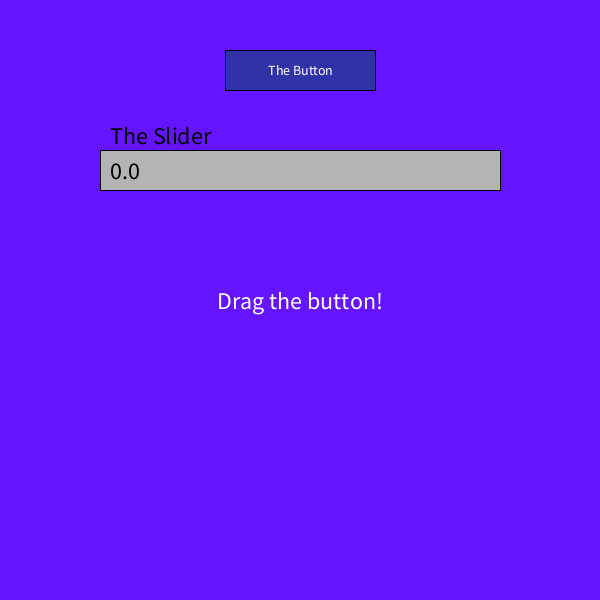
Frame 1 (no input)
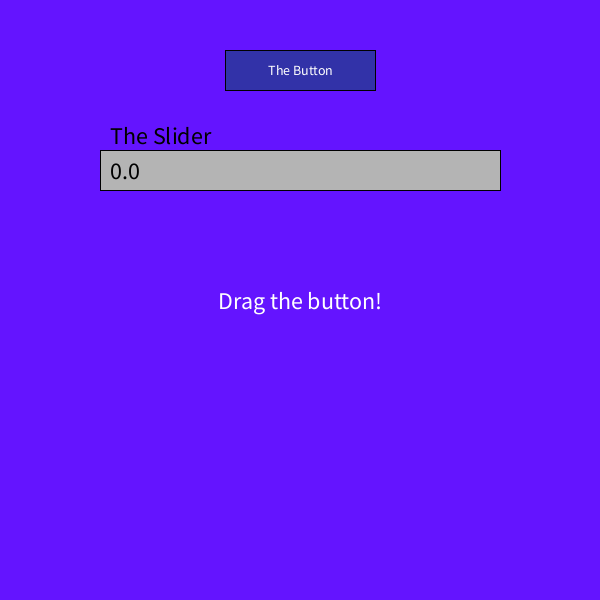
Frame 60 (the mouse pressed at the canvas centre just before this capture)
Frame 120 (the mouse held since frame 60 and released just before this capture): identical to frame 60, image omitted

The Processing sketch that drew these frames (run headless with seeded random() and noise(); from frame 60 on, the mouse is pressed at the canvas centre):

// Processing sketch: KTGUI_Slider_Processing_Example
// ── KTGUI_Slider_Processing_Example.pde
import java.util.*;

KTGUI ktgui;
Button btn;
Slider slider;

/**********************************************************************************************************************
 *
 *********************************************************************************************************************/
void setup() {
  size(600, 600);

  // instance of the KTGUI class
  ktgui = new KTGUI(this);

  // instance of the KTGUI 'Button' component
  btn = ktgui.createButton(width/2 - 75, 50, 150, 40);
  btn.setTitle("The Button");
  btn.addEventAdapters(new KTGUIEventAdapter() {
    // we can override only those callback methods which we really need
    public void onMousePressed() {
      println("MousePressedEvent message from Button Callback!");
      btn.setTitle(btn.isPressed ? "Pressed" : "The Button");
    }
    // we can override only those callback methods which we really need
    public void onMouseReleased() {
      println("MouseReleasedEvent message from Button Callback!");
      btn.setTitle(btn.isPressed ? "The Button" : "Released");
    }
    // we can override only those callback methods which we really need
    public void onMouseMoved() {
      println("MouseMovedEvent message from Button Callback!");
      btn.setTitle(btn.isHovered ? "Hovered" : "The Button");
    }
    // we can override only those callback methods which we really need
    public void onMouseDragged() {
      println("MouseDraggedEvent message from Button Callback!");
      if (btn.isPressed) {
        btn.setTitle("Dragged");
        btn.posx += mouseX - pmouseX;
        btn.posy += mouseY - pmouseY;
      } else {
        btn.setTitle("The Button");
      }
    }
  }
  );

  // instance of the KTGUI 'Button' component
  slider = ktgui.createSlider(width/2 - 200, 150, 400, 40, 0, 1000);
  slider.setTitle("The Slider");
  slider.addEventAdapters(new KTGUIEventAdapter() {
    // we can override only those callback methods which we really need
    public void onMousePressed() {
      println("MousePressedEvent message from Slider Callback!");
      slider.setTitle(slider.isPressed ? "Pressed" : "The Slider");
      if (slider.isPressed) {
        int sliderValue = (int)slider.getValue();
        int mappedPos = (int)map(sliderValue, slider.sr, slider.er, 0, width - btn.width);
        btn.posx = mappedPos;
      }
    }
    // we can override only those callback methods which we really need
    public void onMouseReleased() {
      println("MouseReleasedEvent message from Slider Callback!");
      slider.setTitle(slider.isPressed ? "The Slider" : "Released");
    }
    // we can override only those callback methods which we really need
    public void onMouseMoved() {
      println("MouseMovedEvent message from Slider Callback!");
      slider.setTitle(slider.isHovered ? "Hovered" : "The Slider");
    }
    // we can override only those callback methods which we really need
    public void onMouseDragged() {
      println("MouseDraggedEvent message from Slider Callback!");
      slider.setTitle(slider.isPressed ? "Dragged" : "The Slider");
      if (slider.isPressed) {
        int sliderValue = (int)slider.getValue();
        int mappedPos = (int)map(sliderValue, slider.sr, slider.er, 0, width - btn.width);
        btn.posx = mappedPos;
      }
    }
  }
  );
}

// no more need to include the draw() methods of each KTGUI components here
void draw() {
  background(100, 20, 255);
  pushStyle();
  textAlign(CENTER, CENTER);
  textSize(24);
  text("Drag the button!", width/2, height/2);
  popStyle();
}

/**********************************************************************************************************************
 * This abstract class should be extended by the KTGUI components (controllers)
 *********************************************************************************************************************/
abstract class KTGUIEventAdapter {
  void onMousePressed() {
  }
  void onMouseReleased() {
  }
  void onMouseMoved() {
  }
  void onMouseDragged() {
  }
  void onKeyReleased() {
  }
  void onKeyPressed() {
  }
}

/**********************************************************************************************************************
 * This class automatically receives events from PApplet when they happen.
 * Every KTGUI component (controller) should extend this class in order to be able to receive the mouse and keyboard 
 * events.
 * One should override only the 'needed' event methods. This allows to save time and decrease the amount of code.
 * One should always overridde the 'draw' method.
 *********************************************************************************************************************/
public abstract class Controller {
  String title;

  public void draw() {
  }
  public void processMouseMoved() {
  }
  public void processMousePressed() {
  }
  public void processMouseReleased() {
  }
  public void processMouseDragged() {
  }
  public void processKeyPressed() {
  }
  public void processKeyReleased() {
  }
  void setTitle(String title) {
    this.title = title;
  }
}


/************************************************************************************************
 *
 ************************************************************************************************/
class Slider extends Controller {
  int posx, posy;               // corner location
  int width, height;      // width and height   
  int sr, er;             // start and end of range
  int pos;                // 'real' slider position 
  float value;            // 'mapped' slider position

  boolean isPressed, isHovered;

  ArrayList<KTGUIEventAdapter> adapters;

  color BG_PASSIVE_COLOR = color(180);          // background 'passive' color
  color BG_HOVERED_COLOR = color(220);          // background 'hovered' color
  color FG_PASSIVE_COLOR = color(50, 180, 50); // foreground 'passive' color
  color FG_HOVERED_COLOR = color(50, 220, 50); // foreground 'hovered' color

  //-----------------------------------------------------------------------------------------------
  //
  //-----------------------------------------------------------------------------------------------
  Slider(int posx, int posy, int width, int height, int sr, int er) {
    this.posx = posx;
    this.posy = posy;
    this.width = width;
    this.height = height;
    this.sr = sr;
    this.er = er;
    title = "The Slider";
    updateHandlePositionFromMouse();
    updateValueFromHandlePosition();
    adapters = new ArrayList<KTGUIEventAdapter>();
  }

  //-----------------------------------------------------------------------------------------------
  //
  //-----------------------------------------------------------------------------------------------
  void draw() {
    pushMatrix();
    translate(posx, posy);
    pushStyle();
    fill(isHovered ? BG_HOVERED_COLOR : BG_PASSIVE_COLOR);
    rectMode(CORNER);
    rect(0, 0, this.width, this.height);
    fill(isHovered ? FG_HOVERED_COLOR : FG_PASSIVE_COLOR);
    rect(0, 0, pos, this.height);
    fill(0);
    textAlign(LEFT, CENTER);
    text(str(value), 10, height/2);
    textAlign(LEFT, BOTTOM);
    text(title, 10, -2);
    popStyle();
    popMatrix();
  }

  //-----------------------------------------------------------------------------------------------
  //
  //-----------------------------------------------------------------------------------------------
  void addEventAdapters(KTGUIEventAdapter adapter) {
    adapters.add(adapter);
  }

  //-----------------------------------------------------------------------------------------------
  //
  //-----------------------------------------------------------------------------------------------
  boolean isPointInside(int ptx, int pty) {
    boolean isInside = false;
    if (ptx > this.posx  && ptx < this.posx + this.width) {
      if (pty > this.posy && pty < this.posy + this.height ) {
        isInside = true;
      }
    }
    return isInside;
  }

  //-----------------------------------------------------------------------------------------------
  //
  //-----------------------------------------------------------------------------------------------
  float getValue() {
    return value;
  }

  //-----------------------------------------------------------------------------------------------
  //
  //-----------------------------------------------------------------------------------------------
  void setValue(float value) {
    this.value = value;
  }

  //-----------------------------------------------------------------------------------------------
  //
  //-----------------------------------------------------------------------------------------------
  int getPosition() {
    return pos;
  }

  //-----------------------------------------------------------------------------------------------
  //
  //-----------------------------------------------------------------------------------------------
  void setPosition(int pos) {
    this.pos = pos;
  }

  //-----------------------------------------------------------------------------------------------
  //
  //-----------------------------------------------------------------------------------------------
  void updateHandlePositionFromMouse() {
    pos = constrain(mouseX - posx, 0, this.width);
  }

  //-----------------------------------------------------------------------------------------------
  //
  //-----------------------------------------------------------------------------------------------
  void updateValueFromHandlePosition() {
    value = map(pos, 0, this.width, sr, er);
  }

  //-----------------------------------------------------------------------------------------------
  // process mouseMoved event received from PApplet
  //-----------------------------------------------------------------------------------------------
  void processMouseMoved() {
    if (isPointInside(mouseX, mouseY)) {
      isHovered = true;
    } else {
      isHovered = false;
    }

    for (KTGUIEventAdapter adapter : adapters) {
      adapter.onMouseMoved();
    }
  }

  //-----------------------------------------------------------------------------------------------
  // process mousePressed event received from PApplet
  //-----------------------------------------------------------------------------------------------
  void processMousePressed() {
    if (isHovered) {
      isPressed = true;
    } else {
      isPressed = false;
    }

    if (isPressed) {
      updateHandlePositionFromMouse();
      updateValueFromHandlePosition();
    }

    for (KTGUIEventAdapter adapter : adapters) {
      adapter.onMousePressed();
    }
  }

  //-----------------------------------------------------------------------------------------------
  // process mouseReleased event received from PApplet
  //-----------------------------------------------------------------------------------------------
  void processMouseReleased() {
    isPressed = false;
    if (isHovered) {
      for (KTGUIEventAdapter adapter : adapters) {
        adapter.onMouseReleased();
      }
    }
  }

  //-----------------------------------------------------------------------------------------------
  // process mouseDragged event received from PApplet
  //-----------------------------------------------------------------------------------------------
  void processMouseDragged() {
    if (isPressed) {
      updateHandlePositionFromMouse();
      updateValueFromHandlePosition();
    }
    for (KTGUIEventAdapter adapter : adapters) {
      adapter.onMouseDragged();
    }
  }
}


/**********************************************************************************************************************
 * This is an example of the KTGUI component (controller).
 * This class extends the 'Controller' class.
 * This class overrides only the 'mouse-related' methods of the 'Controller' class.
 * The object of this class can be 'Pressed', 'Hovered', 'Released' and 'Dragged'.
 *********************************************************************************************************************/
class Button extends Controller {
  int posx, posy;
  int width, height;
  boolean isPressed, isHovered;

  ArrayList<KTGUIEventAdapter> adapters;

  Button(int posx, int posy, int width, int height) {
    this.posx = posx;
    this.posy = posy;
    this.width = width;
    this.height = height;
    title = "Button";
    adapters = new ArrayList<KTGUIEventAdapter>();
  }

  void addEventAdapters(KTGUIEventAdapter adapter) {
    adapters.add(adapter);
  }

  void draw() {
    pushMatrix();
    translate(posx, posy);
    pushStyle();
    rectMode(CORNER);
    if (isHovered) {
      fill(KTGUI.COLOR_HOVERED);
    } else if (isPressed) {
      fill(KTGUI.COLOR_PRESSED);
    } else {
      fill(KTGUI.COLOR_PASSIVE);
    }
    rect(0, 0, this.width, this.height);
    fill(255);
    textAlign(CENTER, CENTER);
    textSize(14);
    text(title, this.width/2, this.height/2);
    popStyle();
    popMatrix();
  }

  // process mouseMoved event received from PApplet
  void processMouseMoved() {
    isHovered = isPointInside(mouseX, mouseY) ? true : false;
    for (KTGUIEventAdapter adapter : adapters) {
      adapter.onMouseMoved();
    }
  }

  // process mousePressed event received from PApplet
  void processMousePressed() {
    isPressed = isHovered;
    for (KTGUIEventAdapter adapter : adapters) {
      adapter.onMousePressed();
    }
  }

  // process mouseReleased event received from PApplet
  void processMouseReleased() {
    isPressed = false;
    if (isHovered) {
      for (KTGUIEventAdapter adapter : adapters) {
        adapter.onMouseReleased();
      }
    }
  }

  // process mouseDragged event received from PApplet
  void processMouseDragged() {
    for (KTGUIEventAdapter adapter : adapters) {
      adapter.onMouseDragged();
    }
  }

  boolean isPointInside(int x, int y) {
    boolean isInside = false;
    if (x > posx && x < posx + this.width) {
      if (y > posy && y < posy + this.height) {
        isInside = true;
      }
    }
    return isInside;
  }
}

/**********************************************************************************************************************
 * This class is used to 'transfer' the 'draw', 'mouse' and 'keyboard' events from PApplet to KTGUI components 
 * (controllers).
 * The main idea is to eliminate the need of adding the callback methods directly in the Processing's 'mouseXXXXX()' 
 * and 'keyXXXXX()' methods.
 * This class is used also as a factory to create the KTGUI components (controllers). 
 * When this class creates a KTGUI component it also automatically registers this component in components list.
 * When some event is received from PApplet, this class automatically iterates through all the components in the 
 * components list and 'transfers' the events to each component.
 *********************************************************************************************************************/
public class KTGUI {
  PApplet pa;
  List<Controller> controllers;

  final static color COLOR_HOVERED = #3232FF;
  final static color COLOR_PASSIVE = #3232A8;
  final static color COLOR_PRESSED = #32C832;

  //-------------------------------------------------------------------------------------------------------------------
  // The constructor automatically registers the 'draw', 'mouseEvent' and 'keyEvent' of this class in PApplet's EDT 
  // thread.
  //-------------------------------------------------------------------------------------------------------------------
  public KTGUI(PApplet pa) {
    this.pa = pa;
    this.pa.registerMethod("draw", this);
    this.pa.registerMethod("mouseEvent", this);
    this.pa.registerMethod("keyEvent", this);

    controllers = new ArrayList<Controller>();
  }

  //-------------------------------------------------------------------------------------------------------------------
  // Transfer 'draw' event from PApplet to KTGUI components
  //-------------------------------------------------------------------------------------------------------------------
  void draw() {
    for (Controller controller : controllers) {
      controller.draw();
    }
  }

  //-------------------------------------------------------------------------------------------------------------------
  // This is a 'factory' method
  //-------------------------------------------------------------------------------------------------------------------
  Button createButton(int x, int y, int w, int h) {
    Button btn = new Button(x, y, w, h);
    registerController(btn);
    return btn;
  }

  //-------------------------------------------------------------------------------------------------------------------
  // This is a 'factory' method
  //-------------------------------------------------------------------------------------------------------------------
  Slider createSlider(int x, int y, int w, int h, int s, int e) {
    Slider slider = new Slider(x, y, w, h, s, e);
    registerController(slider);
    return slider;
  }

  //-------------------------------------------------------------------------------------------------------------------
  // This method is used to automatically register each KTGUI component (controller) created by factory method
  //-------------------------------------------------------------------------------------------------------------------
  void registerController(Controller controller) {
    controllers.add(controller);
    println("Controller:" + controller.getClass().getCanonicalName() + " has been registered!");
  }

  //-------------------------------------------------------------------------------------------------------------------
  // This method 'redirects' the incoming mouse events from PApplet to 'transfer' methods 
  //-------------------------------------------------------------------------------------------------------------------
  void mouseEvent(MouseEvent e) {
    switch (e.getAction()) {
    case MouseEvent.PRESS:
      this.mousePressed();
      break;
    case MouseEvent.RELEASE:
      this.mouseReleased();
      break;
    case MouseEvent.DRAG:
      this.mouseDragged();
      break;
    case MouseEvent.MOVE:
      this.mouseMoved();
      break;
    }
  }

  //-------------------------------------------------------------------------------------------------------------------
  // This method 'redirects' the incoming keyboard events from PApplet to 'transfer' methods
  //-------------------------------------------------------------------------------------------------------------------
  void keyEvent(KeyEvent e) {
    switch (e.getAction()) {
    case KeyEvent.PRESS:
      this.keyPressed();
      break;
    case KeyEvent.RELEASE:
      this.keyReleased();
      break;
    }
  }

  //-------------------------------------------------------------------------------------------------------------------
  // This is a 'transfer' method - it 'redirects' the event from PApplet to KTGUI components (controllers)
  //-------------------------------------------------------------------------------------------------------------------
  void mouseDragged() {
    //println("Dragged!");
    for (Controller controller : controllers) {
      controller.processMouseDragged();
    }
  }

  //-------------------------------------------------------------------------------------------------------------------
  // This is a 'transfer' method - it 'redirects' the event from PApplet to KTGUI components (controllers)
  //-------------------------------------------------------------------------------------------------------------------
  void mousePressed() {
    //println("Press at: " + mouseX + " " + mouseY);
    for (Controller controller : controllers) {
      controller.processMousePressed();
    }
  }

  //-------------------------------------------------------------------------------------------------------------------
  // This is a 'transfer' method - it 'redirects' the event from PApplet to KTGUI components (controllers)
  //-------------------------------------------------------------------------------------------------------------------
  void mouseReleased() {
    //println("Release at: " + mouseX + " " + mouseY);
    for (Controller controller : controllers) {
      controller.processMouseReleased();
    }
  }

  //-------------------------------------------------------------------------------------------------------------------
  // This is a 'transfer' method - it 'redirects' the event from PApplet to KTGUI components (controllers)
  //-------------------------------------------------------------------------------------------------------------------
  void mouseMoved() {
    //println("Moved!");
    for (Controller controller : controllers) {
      controller.processMouseMoved();
    }
  }

  //-------------------------------------------------------------------------------------------------------------------
  // This is a 'transfer' method - it 'redirects' the event from PApplet to KTGUI components (controllers)
  //-------------------------------------------------------------------------------------------------------------------
  void keyPressed() {
    //println("Pressed key: " + keyCode);
    for (Controller controller : controllers) {
      controller.processKeyPressed();
    }
  }

  //-------------------------------------------------------------------------------------------------------------------
  // This is a 'transfer' method - it 'redirects' the event from PApplet to KTGUI components (controllers)
  //-------------------------------------------------------------------------------------------------------------------
  void keyReleased() {
    //println("Released key: " + keyCode);
    for (Controller controller : controllers) {
      controller.processKeyReleased();
    }
  }
}
